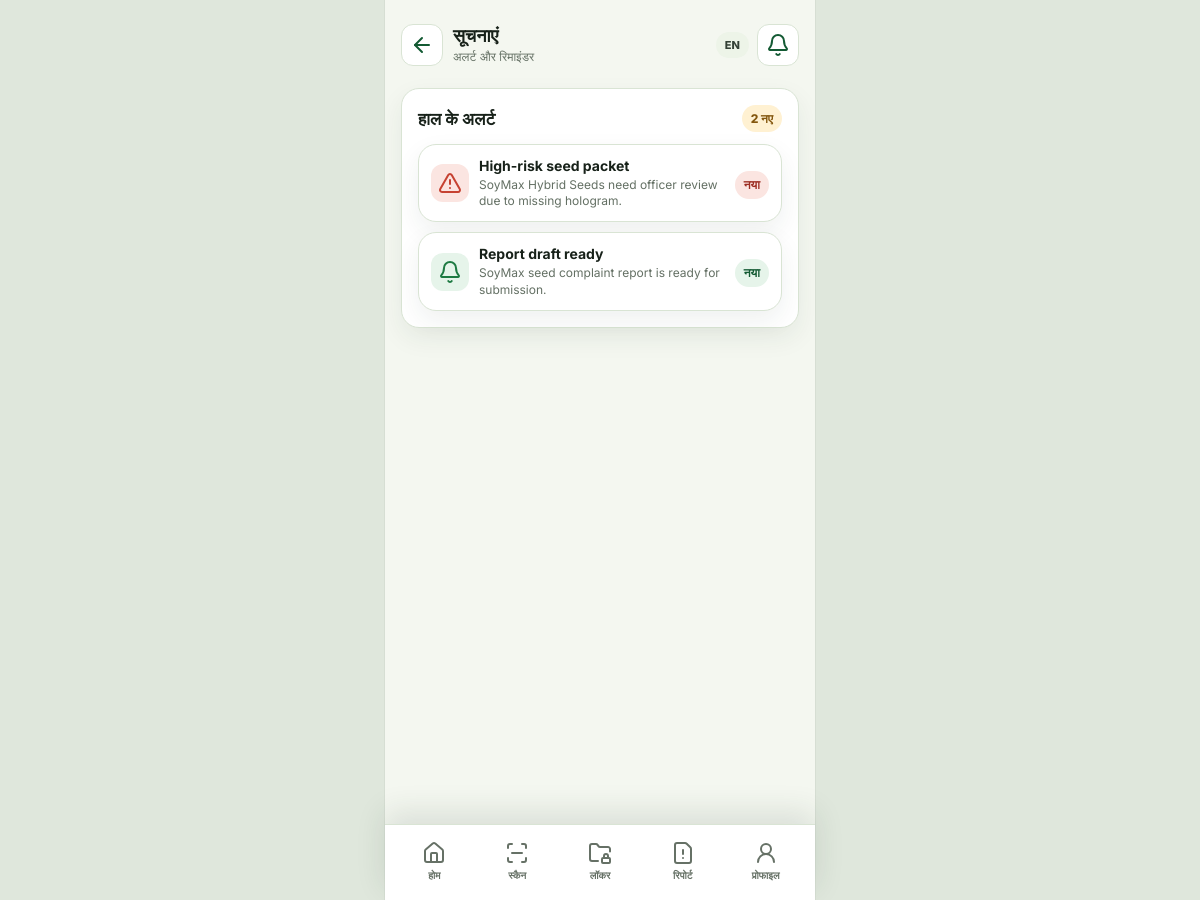
The app's page /farmer/notifications.php (signed in) with its own data.
### tables this page shows
CREATE TABLE notifications (
  id INT AUTO_INCREMENT PRIMARY KEY,
  user_id INT NOT NULL,
  case_id INT NULL,
  title VARCHAR(160) NOT NULL,
  message TEXT NOT NULL,
  severity ENUM('ok','warn','bad') NOT NULL DEFAULT 'warn',
  is_read TINYINT(1) NOT NULL DEFAULT 0,
  created_at TIMESTAMP DEFAULT CURRENT_TIMESTAMP,
  FOREIGN KEY (user_id) REFERENCES users(id) ON DELETE CASCADE,
  FOREIGN KEY (case_id) REFERENCES cases(id) ON DELETE SET NULL
);

### app/helpers.php (called while the page is built, shortened)
<?php
require_once __DIR__ . '/db.php';
function e(?string $value): string
{
    return htmlspecialchars((string) $value, ENT_QUOTES, 'UTF-8');
}
function current_lang(): string
{
    return $_SESSION['lang'] ?? 'hi';
}
function text_hi(string $hi, string $en): string
{
    return current_lang() === 'hi' ? $hi : $en;
}
function label_text(string $value): string
{
    $map = [
        'Home' => 'होम',
        'Scan' => 'स्कैन',
        'Locker' => 'लॉकर',
        'Report' => 'रिपोर्ट',
        'Profile' => 'प्रोफाइल',
        'Dashboard' => 'डैशबोर्ड',
        'Product Scan' => 'उत्पाद स्कैन',
        'Scan History' => 'स्कैन इतिहास',
        'Scan Detail' => 'स्कैन विवरण',
        'Evidence Locker' => 'सबूत लॉकर',
        'Evidence Attached' => 'जुड़े सबूत',
        'Upload Evidence' => 'सबूत अपलोड करें',
        'Case Detail' => 'केस विवरण',
        'Case Timeline' => 'केस समयरेखा',
        'Complaint Report' => 'शिकायत रिपोर्ट',
        'Report Preview' => 'रिपोर्ट पूर्वावलोकन',
        'Notifications' => 'सूचनाएं',
        'Notification Detail' => 'सूचना विवरण',
        'Settings' => 'सेटिंग्स',
        'Advisory' => 'सलाह',
        'Product Database' => 'उत्पाद डेटाबेस',
        'Crop Profile' => 'फसल प्रोफाइल',
        'Edit Profile' => 'प्रोफाइल संपादित करें',
        'Farmer Panel' => 'किसान पैनल',
        'High' => 'उच्च',
        'Medium' => 'मध्यम',
        'Low' => 'कम',
        'Ready' => 'तैयार',
        'Draft' => 'ड्राफ्ट',
        'Submitted' => 'जमा',
        'Clear' => 'स्पष्ट',
        'Retake' => 'फिर लें',
        'New' => 'नया',
        'Read' => 'पढ़ा गया',
        'Product Photo' => 'उत्पाद फोटो',
        'QR Photo' => 'QR फोटो',
        'Purchase Bill' => 'खरीद बिल',
        'Crop Damage' => 'फसल नुकसान',
        'Dealer Note' => 'डीलर नोट',
        'Officer Note' => 'अधिकारी नोट',
        'Seeds' => 'बीज',
        'Fertilizer' => 'खाद',
        'Pesticide' => 'कीटनाशक',
    ];
    return current_lang() === 'hi' ? ($map[$value] ?? $value) : $value;
}
function url(string $path = ''): string
{
    return APP_BASE . '/' . ltrim($path, '/');
}
function current_user(): ?array
{
    return fetch_one('SELECT * FROM users WHERE id = ?', [(int) $_SESSION['user_id']]);
}
function require_login(): array
{
    $user = current_user();
    return $user;
}
function badge_class(string $value): string
{
    return match (strtolower($value)) {
        'high', 'bad', 'retake', 'failed' => 'red',
        'medium', 'warn', 'review', 'pending', 'draft' => 'yellow',
        default => 'green',
    };
}

### app/db.php (called while the page is built, shortened)
<?php
function db(): PDO
{
    static $pdo = null;
    if ($pdo instanceof PDO) {
        return $pdo;
    }
    $dsn = 'mysql:host=' . DB_HOST . ';dbname=' . DB_NAME . ';charset=utf8mb4';
    $pdo = new PDO($dsn, DB_USER, DB_PASS, [
        PDO::ATTR_ERRMODE => PDO::ERRMODE_EXCEPTION,
        PDO::ATTR_DEFAULT_FETCH_MODE => PDO::FETCH_ASSOC,
    ]);
    return $pdo;
}
function fetch_one(string $sql, array $params = []): ?array
{
    $stmt = db()->prepare($sql);
    $stmt->execute($params);
    $row = $stmt->fetch();
    return $row ?: null;
}
function fetch_all(string $sql, array $params = []): array
{
    $stmt = db()->prepare($sql);
    $stmt->execute($params);
    return $stmt->fetchAll();
}

### farmer/notifications.php (the view, shortened to what this page needs)
<?php
require_once __DIR__ . '/../app/helpers.php';
$user = require_login();
$items = fetch_all('SELECT * FROM notifications WHERE user_id = ? ORDER BY created_at DESC', [$user['id']]);
require __DIR__ . '/../app/partials/farmer-head.php';
?>
<section class="card">
  <div class="card-head"><h2><?= e(text_hi('हाल के अलर्ट', 'Recent Alerts')) ?></h2><span class="badge yellow"><?= count(array_filter($items, fn($n) => !$n['is_read'])) ?> <?= e(text_hi('नए', 'unread')) ?></span></div>
  <div class="list">
    <?php foreach ($items as $item): ?>
      <a class="list-row" href="<?= url('farmer/notification-detail.php?id=' . (int) $item['id']) ?>"><div class="status-icon <?= e($item['severity']) ?>"><i data-lucide="<?= $item['severity'] === 'bad' ? 'triangle-alert' : 'bell' ?>"></i></div><div><strong><?= e($item['title']) ?></strong><span><?= e($item['message']) ?></span></div><span class="badge <?= badge_class($item['severity']) ?>"><?= $item['is_read'] ? e(label_text('Read')) : e(label_text('New')) ?></span></a>
    <?php endforeach; ?>
  </div>
</section>
<?php require __DIR__ . '/../app/partials/farmer-foot.php'; ?>

### assets/css/mobile.css (style rules this page uses)
:root { --bg: #f4f7f0; --surface: #ffffff; --surface-2: #edf4e8; --ink: #172119; --muted: #647064; --line: #d9e4d4; --green: #1f7a43; --green-2: #135a33; --yellow: #f5b544; --red: #c64232; --blue: #2f70b7; --shadow: 0 14px 34px rgba(31, 57, 38, 0.12); }
* { box-sizing: border-box; }
body { margin: 0; min-height: 100vh; font-family: Inter, system-ui, -apple-system, BlinkMacSystemFont, "Segoe UI", sans-serif; background: #dfe7dc; color: var(--ink); }
a { color: inherit; text-decoration: none; }
.brand-mark, .icon-btn, .avatar, .status-icon { display: grid; place-items: center; flex: 0 0 auto; }
.card, .metric, .list-row, .field-card { border: 1px solid var(--line); border-radius: 18px; background: var(--surface); box-shadow: 0 10px 26px rgba(31, 57, 38, 0.07); }
.card { padding: 16px; margin-top: 14px; }
.card-head { display: flex; align-items: center; justify-content: space-between; gap: 10px; margin-bottom: 12px; }
.card-head h2, .section-title { margin: 0; font-size: 17px; letter-spacing: 0; }
.card-head span, .muted { color: var(--muted); font-size: 12px; }
.list { display: grid; gap: 10px; }
.list-row { min-height: 70px; padding: 12px; display: grid; grid-template-columns: auto minmax(0, 1fr) auto; align-items: center; gap: 10px; }
.status-icon { width: 38px; height: 38px; border-radius: 12px; }
.status-icon.ok { background: #e6f4ea; color: var(--green); }
.status-icon.bad { background: #fbe5e1; color: var(--red); }
.list-row strong { display: block; font-size: 14px; }
.list-row span { display: block; margin-top: 3px; color: var(--muted); font-size: 12px; line-height: 1.35; }
.badge { border-radius: 999px; padding: 6px 9px; background: var(--surface-2); color: #344136; font-size: 11px; font-weight: 800; white-space: nowrap; }
.badge.green { background: #e6f4ea; color: var(--green-2); }
.badge.yellow { background: #fff1d2; color: #84570e; }
.badge.red { background: #fbe5e1; color: #9d2f24; }

### records on screen
notifications: title "High-risk seed packet", message "SoyMax Hybrid Seeds need officer review due to missing hologram."
notifications: title "Report draft ready", message "SoyMax seed complaint report is ready for submission."

### other values on screen
label_text($pageTitle ?? 'Farmer Panel') "सूचनाएं"
$pageSubtitle "अलर्ट और रिमाइंडर"
text_hi('हाल के अलर्ट', 'Recent Alerts') "हाल के अलर्ट"
count(array_filter($items, fn($n) => !$n['is_read'])) "2"
text_hi('नए', 'unread') "नए"
label_text('Home') "होम"
label_text('Scan') "स्कैन"
label_text('Locker') "लॉकर"
label_text('Report') "रिपोर्ट"
label_text('Profile') "प्रोफाइल"
